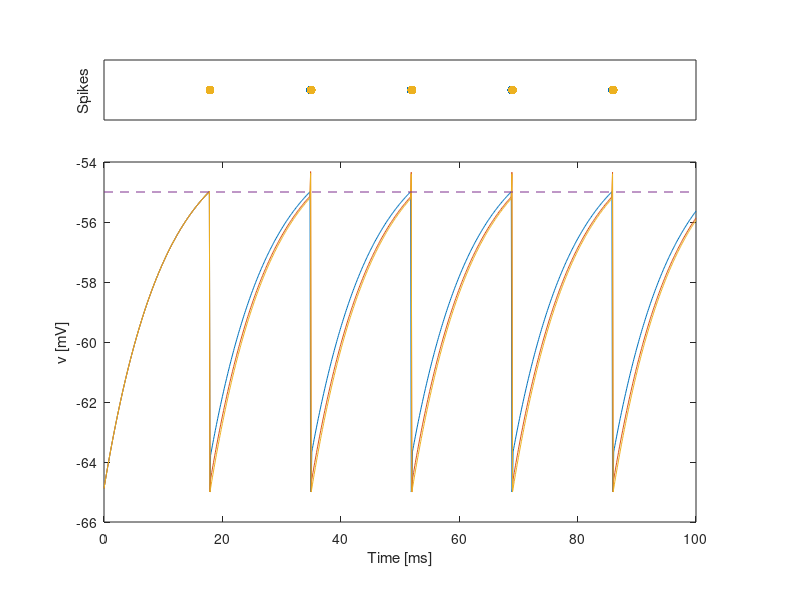

The MATLAB source for this figure:
%%%%%%%%%%%%%%%%%%%%%%%%%%%%%%%%%%%%%%%%%%%%%%%%%%%%%%%%%%%%%%%%%%%%%%%%%%%
%%%%%%%%%%%%%%%%%%%%%%%%%%%%%%%%%%%%%%%%%%%%%%%%%%%%%%%%%%%%%%%%%%%%%%%%%%%

                   %        Neural Network         %
                   %         Phase Locking         %
                   %   Integrate and fire Neurons  %
                  
%%%%%%%%%%%%%%%%%%%%%%%%%%%%%%%%%%%%%%%%%%%%%%%%%%%%%%%%%%%%%%%%%%%%%%%%%%%
%%%%%%%%%%%%%%%%%%%%%%%%%%%%%%%%%%%%%%%%%%%%%%%%%%%%%%%%%%%%%%%%%%%%%%%%%%%

%% Numerical Integration with the Euler method
 
clear all;
close all;
hold off; 
clc;

%% parameters of the model
 dt=0.1;       % integration time step [ms]
 tau=10;       % time constant [ms]
 E_L=-65;      % resting potential [mV]
 theta=-55;    % firing threshold [mV]
 
 %% This is the external input current
 RI_ext=12;     % constant external input [mA/Ohm]
 
%% Integration with Euler method
 t_step=0; v1=E_L; v2=E_L; v3=E_L;
 
 w21 = 80;
 w31 = 30;
 
 w12 = 80;
 w32 = 30;
 
 w13 = 80;
 w23 = 30;
 
 s1 = 0;
 s2 = 0;
 s3 = 0;
 
 for t=0:dt:100;
     
     t_step=t_step+1;
     
     t1 = t;
     s1=v1>theta;
     v1=s1*E_L+ (1-s1)*(v1-dt/tau*((v1-E_L)-RI_ext-w21*s2-w31*s3));
     v1_rec(t_step)=v1;
     t1_rec(t_step)=t1;
     s1_rec(t_step)=s1;
     
     t2 = t;
     s2=v2>theta;
     v2=s2*E_L+ (1-s2)*(v2-dt/tau*((v2-E_L)-RI_ext-w12*s1-w32*s3));
     v2_rec(t_step)=v2;
     t2_rec(t_step)=t2;
     s2_rec(t_step)=s2;
     
     t3 = t;
     s3=v3>theta;
     v3=s3*E_L+ (1-s3)*(v3-dt/tau*((v3-E_L)-RI_ext-w13*s1-w23*s2));
     v3_rec(t_step)=v3;
     t3_rec(t_step)=t3;
     s3_rec(t_step)=s3;     
     
 end

 

%% Plotting results
 figure(1)   
 subplot('position',[0.13 0.13 1-0.26 0.6])
   plot(t1_rec,v1_rec);
   hold on; 
   plot(t2_rec,v2_rec);
   hold on; 
   plot(t3_rec,v3_rec);
   plot([0 100],[-55 -55],'--');
   axis([0 100 -66 -54]);
   xlabel('Time [ms]'); ylabel('v [mV]')
    

 subplot('position',[0.13 0.8 1-0.26 0.1])
   plot(t1_rec,s1_rec,'.','markersize',20);
   hold on;
   plot(t2_rec,s2_rec,'.','markersize',20);
   hold on;
   plot(t3_rec,s3_rec,'.','markersize',20);
   axis([0 100 0.5 1.5]); 
   set(gca,'xtick',[],'ytick',[])
   ylabel('Spikes')
%    
%  figure(2)   
%  subplot('position',[0.13 0.13 1-0.26 0.6])
%    plot(t2_rec,v2_rec);
%    hold on; plot([0 100],[-55 -55],'--');
%    axis([0 100 -66 -54]);
%    xlabel('Time [ms]'); ylabel('v [mV]')
% 
%  subplot('position',[0.13 0.8 1-0.26 0.1])
%    plot(t2_rec,s2_rec,'.','markersize',20);
%    axis([0 100 0.5 1.5]); 
%    set(gca,'xtick',[],'ytick',[])
%    ylabel('Spikes')
%    
%  figure(3)   
%  subplot('position',[0.13 0.13 1-0.26 0.6])
%    plot(t3_rec,v3_rec);
%    hold on; plot([0 100],[-55 -55],'--');
%    axis([0 100 -66 -54]);
%    xlabel('Time [ms]'); ylabel('v [mV]')
% 
%  subplot('position',[0.13 0.8 1-0.26 0.1])
%    plot(t3_rec,s3_rec,'.','markersize',20);
%    axis([0 100 0.5 1.5]); 
%    set(gca,'xtick',[],'ytick',[])
%    ylabel('Spikes')
